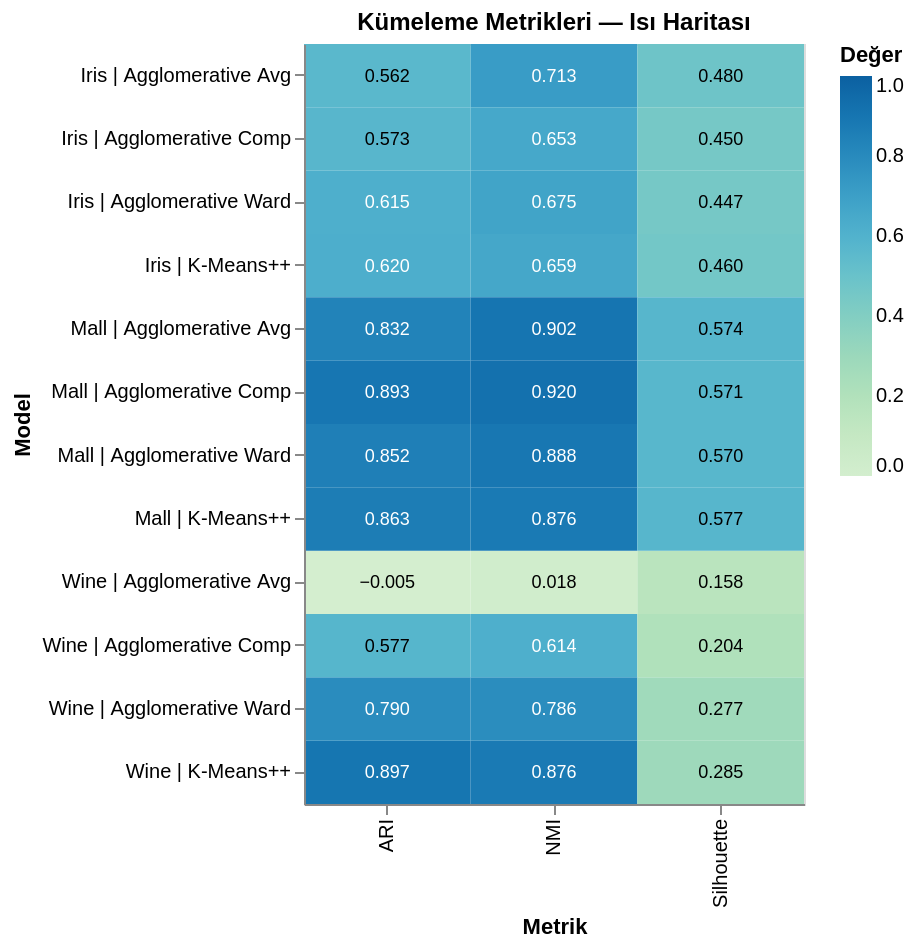

Write notebook code for a chart like this one.
### Code cell
# ─── Altair: Karşılaştırma Isı Haritası ──────────────────────────────────────

df_pivot = df_eval.copy()
df_pivot['Model'] = df_pivot['Veri'] + ' | ' + df_pivot['Yöntem']

df_long = df_pivot[['Model','ARI','NMI','Silhouette']].melt(
    id_vars='Model', var_name='Metrik', value_name='Değer'
)

chart_e = alt.Chart(df_long).mark_rect().encode(
    x=alt.X('Metrik:N'),
    y=alt.Y('Model:N'),
    color=alt.Color('Değer:Q',
        scale=alt.Scale(scheme='greenblue', domain=[0,1])
    ),
    tooltip=['Model:N','Metrik:N',
             alt.Tooltip('Değer:Q', format='.4f')]
).properties(
    width=250, height=380,
    title='Kümeleme Metrikleri — Isı Haritası'
)

text_e = chart_e.mark_text(fontSize=9).encode(
    text=alt.Text('Değer:Q', format='.3f'),
    color=alt.condition(
        alt.datum.Değer > 0.6, alt.value('white'), alt.value('black')
    )
)
(chart_e + text_e).configure_title(fontSize=12).show()

### Figure 1 — Vega-Lite specification as saved in the notebook (floating-point values rounded to 4 significant figures)
{"config": {"view": {"continuousWidth": 300, "continuousHeight": 300}, "title": {"fontSize": 12}}, "layer": [{"mark": {"type": "rect"}, "encoding": {"color": {"field": "Değer", "scale": {"domain": [0, 1], "scheme": "greenblue"}, "type": "quantitative"}, "tooltip": [{"field": "Model", "type": "nominal"}, {"field": "Metrik", "type": "nominal"}, {"field": "Değer", "format": ".4f", "type": "quantitative"}], "x": {"field": "Metrik", "type": "nominal"}, "y": {"field": "Model", "type": "nominal"}}, "title": "Kümeleme Metrikleri — Isı Haritası"}, {"mark": {"type": "text", "fontSize": 9}, "encoding": {"color": {"condition": {"test": "(datum.Değer > 0.6)", "value": "white"}, "value": "black"}, "text": {"field": "Değer", "format": ".3f", "type": "quantitative"}, "tooltip": [{"field": "Model", "type": "nominal"}, {"field": "Metrik", "type": "nominal"}, {"field": "Değer", "format": ".4f", "type": "quantitative"}], "x": {"field": "Metrik", "type": "nominal"}, "y": {"field": "Model", "type": "nominal"}}, "title": "Kümeleme Metrikleri — Isı Haritası"}], "data": {"name": "data-f44d3f38d12f9c9fb0a185d7da101b45"}, "height": 380, "width": 250, "$schema": "https://vega.github.io/schema/vega-lite/v5.20.1.json", "datasets": {"data-f44d3f38d12f9c9fb0a185d7da101b45": [{"Model": "Iris | K-Means++", "Metrik": "ARI", "Değer": 0.6201}, {"Model": "Iris | Agglomerative Ward", "Metrik": "ARI", "Değer": 0.6153}, {"Model": "Iris | Agglomerative Avg", "Metrik": "ARI", "Değer": 0.5621}, {"Model": "Iris | Agglomerative Comp", "Metrik": "ARI", "Değer": 0.5726}, {"Model": "Wine | K-Means++", "Metrik": "ARI", "Değer": 0.8975}, {"Model": "Wine | Agglomerative Ward", "Metrik": "ARI", "Değer": 0.7899}, {"Model": "Wine | Agglomerative Avg", "Metrik": "ARI", "Değer": -0.0054}, {"Model": "Wine | Agglomerative Comp", "Metrik": "ARI", "Değer": 0.5771}, {"Model": "Mall | K-Means++", "Metrik": "ARI", "Değer": 0.8626}, {"Model": "Mall | Agglomerative Ward", "Metrik": "ARI", "Değer": 0.8521}, {"Model": "Mall | Agglomerative Avg", "Metrik": "ARI", "Değer": 0.8322}, {"Model": "Mall | Agglomerative Comp", "Metrik": "ARI", "Değer": 0.8933}, {"Model": "Iris | K-Means++", "Metrik": "NMI", "Değer": 0.6595}, {"Model": "Iris | Agglomerative Ward", "Metrik": "NMI", "Değer": 0.6755}, {"Model": "Iris | Agglomerative Avg", "Metrik": "NMI", "Değer": 0.7131}, {"Model": "Iris | Agglomerative Comp", "Metrik": "NMI", "Değer": 0.653}, {"Model": "Wine | K-Means++", "Metrik": "NMI", "Değer": 0.8759}, {"Model": "Wine | Agglomerative Ward", "Metrik": "NMI", "Değer": 0.7865}, {"Model": "Wine | Agglomerative Avg", "Metrik": "NMI", "Değer": 0.0184}, {"Model": "Wine | Agglomerative Comp", "Metrik": "NMI", "Değer": 0.6144}, {"Model": "Mall | K-Means++", "Metrik": "NMI", "Değer": 0.8756}, {"Model": "Mall | Agglomerative Ward", "Metrik": "NMI", "Değer": 0.8885}, {"Model": "Mall | Agglomerative Avg", "Metrik": "NMI", "Değer": 0.9021}, {"Model": "Mall | Agglomerative Comp", "Metrik": "NMI", "Değer": 0.9196}, {"Model": "Iris | K-Means++", "Metrik": "Silhouette", "Değer": 0.4599}, {"Model": "Iris | Agglomerative Ward", "Metrik": "Silhouette", "Değer": 0.4467}, {"Model": "Iris | Agglomerative Avg", "Metrik": "Silhouette", "Değer": 0.4803}, {"Model": "Iris | Agglomerative Comp", "Metrik": "Silhouette", "Değer": 0.4496}, {"Model": "Wine | K-Means++", "Metrik": "Silhouette", "Değer": 0.2849}, {"Model": "Wine | Agglomerative Ward", "Metrik": "Silhouette", "Değer": 0.2774}, {"Model": "Wine | Agglomerative Avg", "Metrik": "Silhouette", "Değer": 0.1575}, {"Model": "Wine | Agglomerative Comp", "Metrik": "Silhouette", "Değer": 0.2038}, {"Model": "Mall | K-Means++", "Metrik": "Silhouette", "Değer": 0.577}, {"Model": "Mall | Agglomerative Ward", "Metrik": "Silhouette", "Değer": 0.5699}, {"Model": "Mall | Agglomerative Avg", "Metrik": "Silhouette", "Değer": 0.5737}, {"Model": "Mall | Agglomerative Comp", "Metrik": "Silhouette", "Değer": 0.5712}]}}
